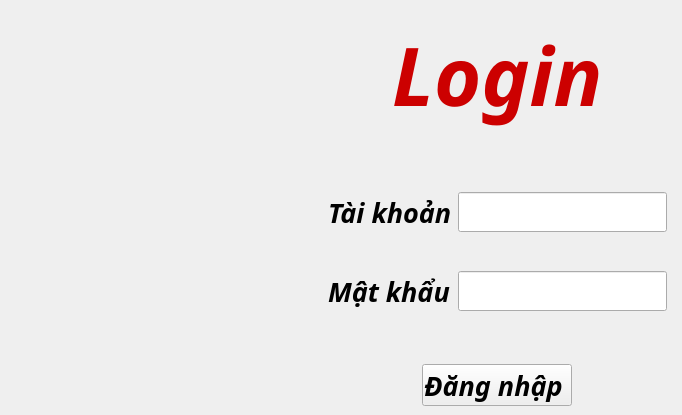
<?xml version="1.0" encoding="UTF-8"?>
<ui version="4.0">
 <class>FLogin</class>
 <widget class="QWidget" name="FLogin">
  <property name="geometry">
   <rect>
    <x>0</x>
    <y>0</y>
    <width>682</width>
    <height>415</height>
   </rect>
  </property>
  <property name="minimumSize">
   <size>
    <width>682</width>
    <height>415</height>
   </size>
  </property>
  <property name="maximumSize">
   <size>
    <width>682</width>
    <height>415</height>
   </size>
  </property>
  <property name="windowTitle">
   <string>Form</string>
  </property>
  <property name="autoFillBackground">
   <bool>true</bool>
  </property>
  <property name="styleSheet">
   <string notr="true"/>
  </property>
  <layout class="QVBoxLayout" name="verticalLayout_6">
   <property name="spacing">
    <number>0</number>
   </property>
   <property name="leftMargin">
    <number>0</number>
   </property>
   <property name="topMargin">
    <number>0</number>
   </property>
   <property name="rightMargin">
    <number>0</number>
   </property>
   <property name="bottomMargin">
    <number>0</number>
   </property>
   <item>
    <widget class="QWidget" name="widget" native="true">
     <property name="styleSheet">
      <string notr="true"/>
     </property>
     <layout class="QHBoxLayout" name="horizontalLayout">
      <property name="spacing">
       <number>0</number>
      </property>
      <property name="leftMargin">
       <number>0</number>
      </property>
      <property name="topMargin">
       <number>0</number>
      </property>
      <property name="rightMargin">
       <number>0</number>
      </property>
      <property name="bottomMargin">
       <number>0</number>
      </property>
      <item>
       <widget class="QWidget" name="widget_7" native="true">
        <property name="autoFillBackground">
         <bool>false</bool>
        </property>
        <property name="styleSheet">
         <string notr="true">background-image: url(:/icon/Icon/b.png);</string>
        </property>
       </widget>
      </item>
      <item>
       <widget class="QWidget" name="widget_2" native="true">
        <property name="maximumSize">
         <size>
          <width>369</width>
          <height>16777215</height>
         </size>
        </property>
        <layout class="QVBoxLayout" name="verticalLayout">
         <property name="spacing">
          <number>0</number>
         </property>
         <property name="leftMargin">
          <number>0</number>
         </property>
         <property name="topMargin">
          <number>0</number>
         </property>
         <property name="rightMargin">
          <number>0</number>
         </property>
         <property name="bottomMargin">
          <number>0</number>
         </property>
         <item>
          <widget class="QWidget" name="widget_3" native="true">
           <property name="maximumSize">
            <size>
             <width>16777215</width>
             <height>150</height>
            </size>
           </property>
           <layout class="QVBoxLayout" name="verticalLayout_2">
            <item alignment="Qt::AlignHCenter">
             <widget class="QLabel" name="label">
              <property name="sizePolicy">
               <sizepolicy hsizetype="Fixed" vsizetype="Fixed">
                <horstretch>0</horstretch>
                <verstretch>0</verstretch>
               </sizepolicy>
              </property>
              <property name="font">
               <font>
                <family>Waree</family>
                <pointsize>61</pointsize>
                <weight>75</weight>
                <italic>true</italic>
                <bold>true</bold>
               </font>
              </property>
              <property name="styleSheet">
               <string notr="true">color: rgb(204, 0, 0);</string>
              </property>
              <property name="text">
               <string>Login</string>
              </property>
             </widget>
            </item>
           </layout>
          </widget>
         </item>
         <item>
          <widget class="QWidget" name="widget_4" native="true">
           <layout class="QVBoxLayout" name="verticalLayout_3">
            <property name="spacing">
             <number>0</number>
            </property>
            <property name="leftMargin">
             <number>0</number>
            </property>
            <property name="topMargin">
             <number>0</number>
            </property>
            <property name="rightMargin">
             <number>0</number>
            </property>
            <property name="bottomMargin">
             <number>0</number>
            </property>
            <item>
             <widget class="QWidget" name="widget_5" native="true">
              <property name="maximumSize">
               <size>
                <width>369</width>
                <height>361</height>
               </size>
              </property>
              <layout class="QVBoxLayout" name="verticalLayout_4">
               <property name="spacing">
                <number>0</number>
               </property>
               <property name="leftMargin">
                <number>6</number>
               </property>
               <property name="topMargin">
                <number>0</number>
               </property>
               <property name="rightMargin">
                <number>6</number>
               </property>
               <property name="bottomMargin">
                <number>0</number>
               </property>
               <item>
                <widget class="QWidget" name="widget" native="true">
                 <layout class="QGridLayout" name="gridLayout">
                  <item row="0" column="0">
                   <widget class="QLabel" name="label_2">
                    <property name="font">
                     <font>
                      <family>Ubuntu Condensed</family>
                      <pointsize>20</pointsize>
                      <weight>75</weight>
                      <italic>true</italic>
                      <bold>true</bold>
                     </font>
                    </property>
                    <property name="text">
                     <string>Tài khoản</string>
                    </property>
                   </widget>
                  </item>
                  <item row="0" column="1">
                   <widget class="QLineEdit" name="txtUsername">
                    <property name="minimumSize">
                     <size>
                      <width>0</width>
                      <height>40</height>
                     </size>
                    </property>
                    <property name="maximumSize">
                     <size>
                      <width>16777215</width>
                      <height>16777215</height>
                     </size>
                    </property>
                    <property name="styleSheet">
                     <string notr="true"/>
                    </property>
                   </widget>
                  </item>
                  <item row="1" column="0">
                   <widget class="QLabel" name="label_3">
                    <property name="font">
                     <font>
                      <family>Ubuntu Condensed</family>
                      <pointsize>20</pointsize>
                      <weight>75</weight>
                      <italic>true</italic>
                      <bold>true</bold>
                     </font>
                    </property>
                    <property name="text">
                     <string>Mật khẩu</string>
                    </property>
                   </widget>
                  </item>
                  <item row="1" column="1">
                   <widget class="QLineEdit" name="txtPassword">
                    <property name="minimumSize">
                     <size>
                      <width>0</width>
                      <height>40</height>
                     </size>
                    </property>
                    <property name="styleSheet">
                     <string notr="true"/>
                    </property>
                    <property name="echoMode">
                     <enum>QLineEdit::Password</enum>
                    </property>
                   </widget>
                  </item>
                 </layout>
                </widget>
               </item>
              </layout>
             </widget>
            </item>
            <item>
             <widget class="QWidget" name="widget_6" native="true">
              <property name="maximumSize">
               <size>
                <width>16777215</width>
                <height>60</height>
               </size>
              </property>
              <layout class="QVBoxLayout" name="verticalLayout_5">
               <item alignment="Qt::AlignHCenter">
                <widget class="QPushButton" name="btnDangNhap">
                 <property name="sizePolicy">
                  <sizepolicy hsizetype="Fixed" vsizetype="Fixed">
                   <horstretch>0</horstretch>
                   <verstretch>0</verstretch>
                  </sizepolicy>
                 </property>
                 <property name="minimumSize">
                  <size>
                   <width>80</width>
                   <height>40</height>
                  </size>
                 </property>
                 <property name="maximumSize">
                  <size>
                   <width>150</width>
                   <height>16777215</height>
                  </size>
                 </property>
                 <property name="font">
                  <font>
                   <family>Ubuntu Condensed</family>
                   <pointsize>20</pointsize>
                   <weight>75</weight>
                   <italic>true</italic>
                   <bold>true</bold>
                  </font>
                 </property>
                 <property name="text">
                  <string>Đăng nhập </string>
                 </property>
                </widget>
               </item>
              </layout>
             </widget>
            </item>
           </layout>
          </widget>
         </item>
        </layout>
       </widget>
      </item>
     </layout>
    </widget>
   </item>
  </layout>
 </widget>
 <resources/>
 <connections/>
</ui>
